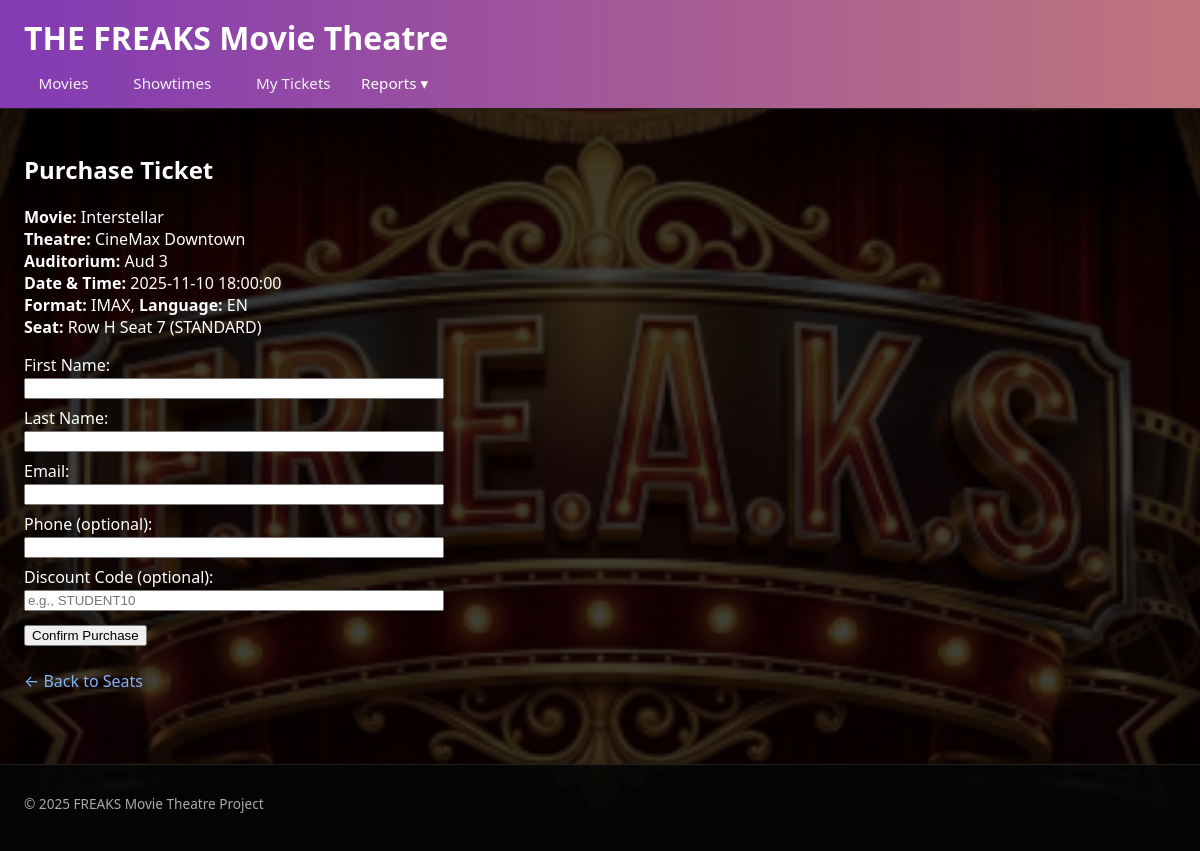
Page /Movie-theater-Webapp/public/purchase.php?showtime_id=3&seat_id=462 on the committed database.
### tables this page shows
CREATE TABLE Showtime (
  showtime_ID INT AUTO_INCREMENT PRIMARY KEY,
  movie_ID INT NOT NULL,
  auditorium_ID INT NOT NULL,
  format VARCHAR(10),
  language VARCHAR(20) NOT NULL,
  showDateTime DATETIME NOT NULL,
  CONSTRAINT fk_showtime_movie
    FOREIGN KEY (movie_ID)
    REFERENCES Movie(movie_ID)
    ON DELETE CASCADE
    ON UPDATE CASCADE,
  CONSTRAINT fk_showtime_auditorium
    FOREIGN KEY (auditorium_ID)
    REFERENCES Auditorium(auditorium_ID)
    ON DELETE CASCADE
    ON UPDATE CASCADE
   
);

CREATE TABLE Movie (
  movie_ID INT AUTO_INCREMENT PRIMARY KEY,
  title VARCHAR(200) NOT NULL,
  runtime INT NOT NULL CHECK (runtime > 0),  
  releaseDate DATE NOT NULL,
  mpaaRating VARCHAR(10)
);

CREATE TABLE Theatre (
  theatre_ID INT AUTO_INCREMENT PRIMARY KEY,
  name VARCHAR(100) NOT NULL,
  location VARCHAR(150) NOT NULL
);

CREATE TABLE Auditorium (
  auditorium_ID INT AUTO_INCREMENT PRIMARY KEY,
  name VARCHAR(50) NOT NULL,
  totalSeats INT NOT NULL CHECK (totalSeats > 0),
  theatre_ID INT NOT NULL,
  CONSTRAINT fk_auditorium_theatre
    FOREIGN KEY (theatre_ID)
    REFERENCES Theatre(theatre_ID)
    ON DELETE CASCADE
    ON UPDATE CASCADE
);

CREATE TABLE Seat (
  seat_ID INT AUTO_INCREMENT PRIMARY KEY,
  auditorium_ID INT NOT NULL,
  row_label VARCHAR(5) NOT NULL,
  seatNumber INT NOT NULL,
  seatType VARCHAR(20) DEFAULT 'STANDARD',
  CONSTRAINT fk_seat_auditorium
    FOREIGN KEY (auditorium_ID)
    REFERENCES Auditorium(auditorium_ID)
    ON DELETE CASCADE
    ON UPDATE CASCADE,
  CONSTRAINT uq_seat_position
    UNIQUE (auditorium_ID, row_label, seatNumber)
);

### Movie-theater-Webapp/includes/functions.php (called while the page is built, shortened)
<?php
function get_int_from_get(string $key): ?int
{
    return (int) $_GET[$key];
}

### Movie-theater-Webapp/public/purchase.php (the view, shortened to what this page needs)
<?php
require_once __DIR__ . '/../includes/functions.php';
require_once __DIR__ . '/../includes/header.php';
$pdo = getPDO();
$showtimeId = get_int_from_get('showtime_id');
$seatId     = get_int_from_get('seat_id');
$success  = null;
$sqlInfo = "
    SELECT
        s.showtime_ID,
        s.showDateTime,
        s.format,
        s.language,
        m.title              AS movie_title,
        a.auditorium_ID,
        a.name               AS auditorium_name,
        t.name               AS theatre_name,
        seat.row_label,
        seat.seatNumber,
        seat.seatType
    FROM Showtime s
    JOIN Movie      m   ON s.movie_ID      = m.movie_ID
    JOIN Auditorium a   ON s.auditorium_ID = a.auditorium_ID
    JOIN Theatre    t   ON a.theatre_ID    = t.theatre_ID
    JOIN Seat       seat
         ON seat.seat_ID        = :seat_id
        AND seat.auditorium_ID  = a.auditorium_ID
    WHERE s.showtime_ID = :showtime_id
";
$stmt = $pdo->prepare($sqlInfo);
$stmt->execute([
    ':showtime_id' => $showtimeId,
    ':seat_id'     => $seatId,
]);
$info = $stmt->fetch();
?>
<h2>Purchase Ticket</h2>
<p>
    <strong>Movie:</strong> <?= htmlspecialchars($info['movie_title']) ?><br>
    <strong>Theatre:</strong> <?= htmlspecialchars($info['theatre_name']) ?><br>
    <strong>Auditorium:</strong> <?= htmlspecialchars($info['auditorium_name']) ?><br>
    <strong>Date &amp; Time:</strong> <?= htmlspecialchars($info['showDateTime']) ?><br>
    <strong>Format:</strong> <?= htmlspecialchars($info['format']) ?>,
    <strong>Language:</strong> <?= htmlspecialchars($info['language']) ?><br>
    <strong>Seat:</strong> Row <?= htmlspecialchars($info['row_label']) ?>
    Seat <?= htmlspecialchars($info['seatNumber']) ?>
    (<?= htmlspecialchars($info['seatType']) ?>)
</p>
<?php if ($success): ?>
    <div style="padding: 0.75rem; background: #145a32; color: #fff; margin-bottom: 1rem; border-radius: 4px;">
        <?= $success ?>
    </div>
    <p>
        You can view your tickets later on the <a href="tickets.php">My Tickets</a> page using your email.
    </p>
<?php else: ?>
    <form method="post" action="" style="max-width: 420px;">
        <div style="margin-bottom: 0.5rem;">
            <label>
                First Name:<br>
                <input type="text" name="first_name" required style="width: 100%;">
            </label>
        </div>
        <div style="margin-bottom: 0.5rem;">
            <label>
                Last Name:<br>
                <input type="text" name="last_name" required style="width: 100%;">
            </label>
        </div>
        <div style="margin-bottom: 0.5rem;">
            <label>
                Email:<br>
                <input type="email" name="email" required style="width: 100%;">
            </label>
        </div>
        <div style="margin-bottom: 0.5rem;">
            <label>
                Phone (optional):<br>
                <input type="text" name="phone" style="width: 100%;">
            </label>
        </div>
        <div style="margin-bottom: 0.75rem;">
            <label>
                Discount Code (optional):<br>
                <input type="text" name="discount_code" style="width: 100%;" placeholder="e.g., STUDENT10">
            </label>
        </div>
        <button type="submit">Confirm Purchase</button>
    </form>
<?php endif; ?>
<p style="margin-top: 1.5rem;">
    <a href="seats.php?showtime_id=<?= urlencode($showtimeId) ?>">&larr; Back to Seats</a>
</p>
<?php
require_once __DIR__ . '/../includes/footer.php';

### Movie-theater-Webapp/public/assets/css/style.css (style rules this page uses)
* { box-sizing: border-box; }
body { margin: 0; font-family: system-ui, -apple-system, BlinkMacSystemFont, "Segoe UI", sans-serif; color: #fefefe; background-image: url("../img/freak_background.png"); background-size: cover; background-position: center; background-repeat: no-repeat; background-attachment: fixed; }
body::before { content: ""; position: fixed; inset: 0; background: rgba(0, 0, 0, 0.75); z-index: -1; }
a { color: #82b2ff; text-decoration: none; }

### rows in the picture
showtime: movie_ID.title "Interstellar", theatre.name "CineMax Downtown", auditorium_ID.name "Aud 3", showDateTime "2025-11-10 18:00:00", format "IMAX", language "EN", seat.row_label "H", seat.seatNumber "7", seat.seatType "STANDARD"
